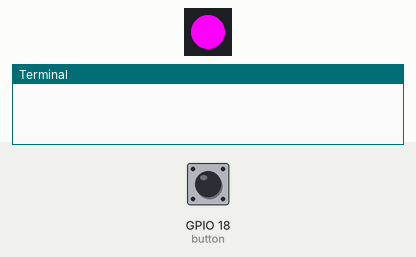
The program below on a simulated Raspberry Pi (BCM pin numbers). On the bench: 1 RGB LEDs in strip order, left to right, the last lines printed to the terminal. Inputs (shaded band) come from the test bench; at power-on: GPIO 18 (button) HIGH. Dim RGB values are drawn brighter than linear; random numbers come from a fixed seed; the desktop window is not drawn, its controls go by their first labels and the mouse button is held 0.15 s; threads take turns every 2 ms.

Above: at 1.2 s.
1.3 s: GPIO 18 (button) pulled LOW for 1 s
At 2.8 s:
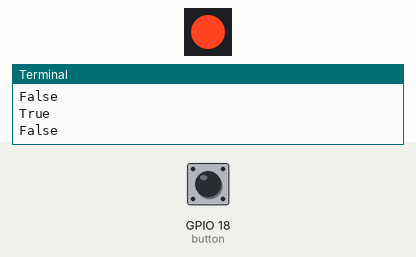
3.8 s: GPIO 18 (button) pulled LOW for 3.2 s
At 4.8 s:
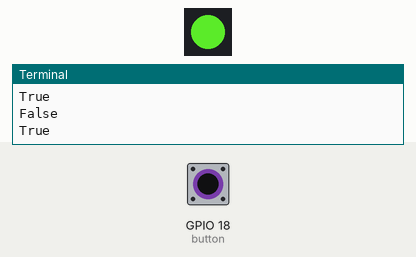
8.5 s: GPIO 18 (button) pulled LOW for 0.25 s
At 8.63 s:
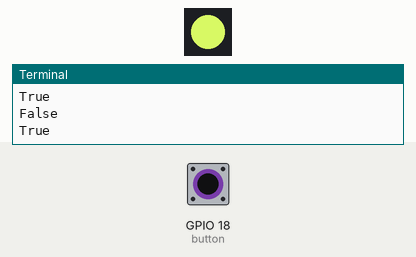
10.2 s: GPIO 18 (button) pulled LOW for 0.25 s
At 11.5 s:
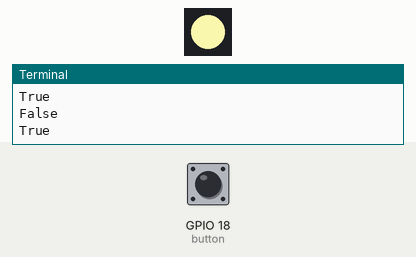
11.9 s: GPIO 18 (button) driven LOW
At 14.8 s:
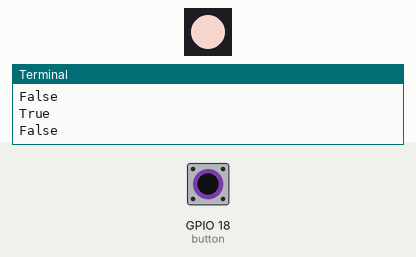
14.9 s: GPIO 18 (button) driven HIGH
Timing chart, 0 to 17.4 s (numbered marks = the images above; inputs shaded):
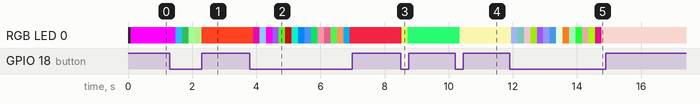

Measured:
- after the input at 1.3 s, RGB LED 0: RGB(255, 0, 255) → RGB(43, 184, 247) after 0.19 s, → RGB(20, 82, 38) 0.20 s later, → RGB(161, 247, 145) 0.20 s later, → RGB(153, 212, 122) 0.20 s later, … (5 changes in this stretch)
- after the input at 3.8 s, RGB LED 0: RGB(255, 66, 31) → RGB(158, 8, 125) after 0.10 s, → RGB(140, 196, 247) 0.20 s later, → RGB(250, 0, 227) 0.20 s later, → RGB(145, 87, 235) 0.20 s later, … (16 changes in this stretch)
- after the input at 8.5 s, RGB LED 0: RGB(209, 31, 59) → RGB(204, 235, 94) at once, → RGB(38, 242, 107) 0.20 s later
- after the input at 10.2 s, RGB LED 0: RGB(38, 242, 107) → RGB(235, 232, 163) after 0.14 s
- after the input at 11.9 s, RGB LED 0: RGB(235, 232, 163) → RGB(138, 163, 217) after 0.05 s, → RGB(61, 97, 92) 0.20 s later, → RGB(191, 161, 163) 0.20 s later, → RGB(128, 191, 10) 0.20 s later, … (15 changes in this stretch)
- after the input at 14.9 s, every drawn part: stays the same

The program:

RGB_LED.py
```python
#!usr/bin/python3.7
'''
這是要控制button和RGBLed
'''

from tkinter import *
from gpiozero import RGBLED, Button
from random import randint
import threading;

class App:
    def __init__(self,window):
        self.button = Button(18)
        self.rgbLed = RGBLED(17,27,22)
        self.rgbLed.color = (1,0,1)
        self.bolbtn = bool('false')
        self.autoUpdate()

    def autoUpdate(self):
        if self.button.is_pressed:
            self.bolbtn = not self.bolbtn
            print(self.bolbtn)
            r = randint(0,100) / 100;
            g = randint(0,100) / 100;
            b = randint(0,100) / 100;
            self.rgbLed.color = (r,g,b)


        threading.Timer(0.2,self.autoUpdate).start();

if __name__ == '__main__':
    root = Tk()
    root.title("RGBLED")
    root.geometry("700x400")
    root.option_add("*Font",("Helvetica", 18, "bold"))
    root.option_add("*background", "#bbbbbb")
    display = App(root);
    root.mainloop()
```
